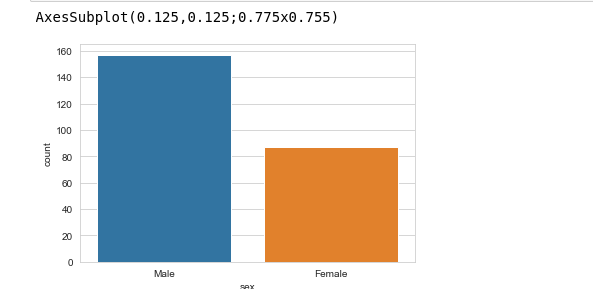

The Python source for this figure:
#Q4 
import seaborn as sns
import matplotlib.pyplot as plt

# load the tips dataset present by default in seaborn
tips = sns.load_dataset('tips')
sns.set_style('whitegrid')

# make a countplot
print(sns.countplot(x ='sex', data = tips))
